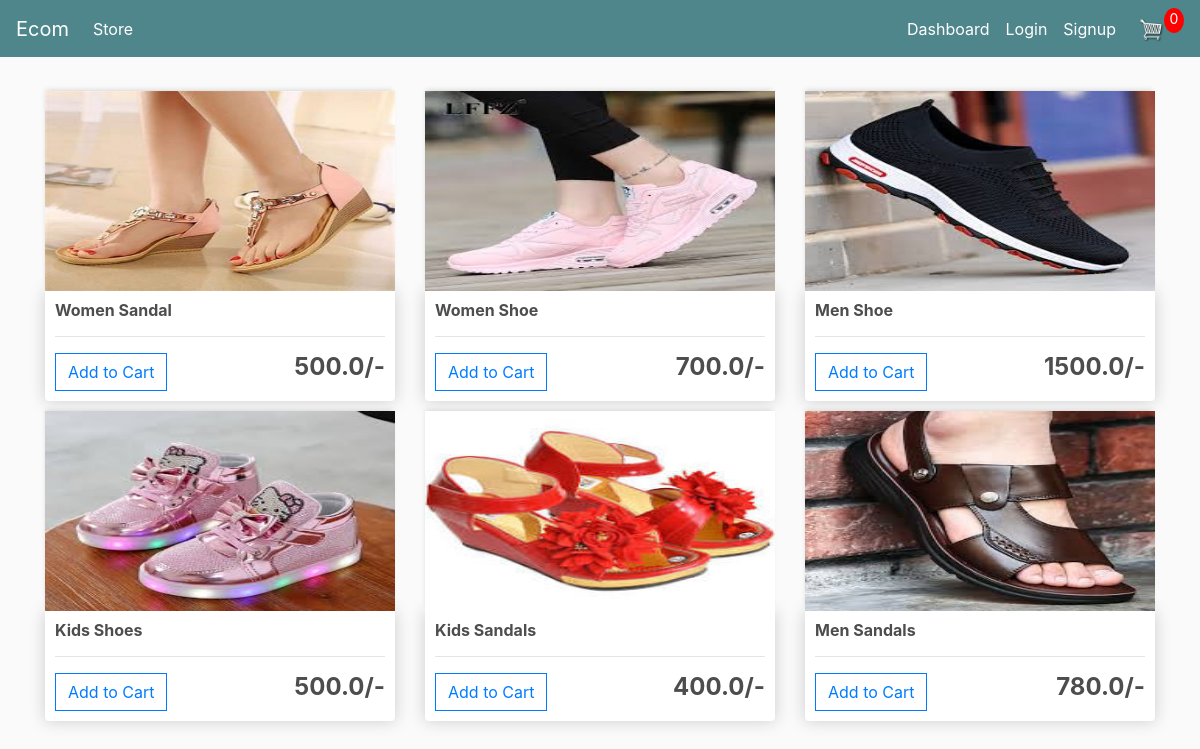
The page / on the database its author committed.
### store/models.py (models this page shows, shortened)
class Product(models.Model):
	name=models.CharField(max_length=200)
	price = models.FloatField()
	digital = models.BooleanField(default=False,null=True,blank=True)
	image = models.ImageField(null=True,blank=True)

### store/views.py (the view)
# urls.py: path('', include('store.urls')),
def store(request):
	products = Product.objects.all()
	context = {'products':products}
	return render(request, 'store/store.html', context)

### store/templates/store/store.html
{% extends 'store/main.html' %}
{% load static %}
{% block content %}
<div class="row">
	{% for product in products %}
		<div class="col-lg-4">
			<img class="thumbnail" src="{{product.image.url}}">
			<div class="box-element product">
				<h6><strong>{{product.name}}</strong></h6>
				<hr>
				<a href="{% url 'log' %}" class="btn btn-outline-primary add-btn">Add to Cart</a>
				<h4 style="display: inline-block; float: right"><strong>{{product.price}}/-</strong></h4>
			</div>
		</div>
		{% endfor %}
	</div>
{% endblock content %}

### store/templates/store/main.html (shortened to what this page needs)
<!DOCTYPE html>
{% load static %}
<html>
    <head>
           <link rel="stylesheet" href="https://stackpath.bootstrapcdn.com/bootstrap/4.4.1/css/bootstrap.min.css">
        <link rel="stylesheet" type="text/css" href="{% static 'css/main.css' %}">
     </head>
     <body>
  </head>
     <nav class="navbar navbar-expand-lg navbar-dark bg-dark">
    <a class="navbar-brand" href="{% url 'store' %}">Ecom</a>
    <div class="collapse navbar-collapse" id="navbarSupportedContent">
      <ul class="navbar-nav mr-auto">
        <li class="nav-item active">
          <a class="nav-link" href="{% url 'store' %}">Store <span class="sr-only">(current)</span></a>
        </li>
       </ul>
      <div class="form-inline my-2 my-lg-0">
        <ul class="navbar-nav mr-auto">
            {% if not user.is_authenticated %}
        <li class="nav-item active">
          <a class="nav-link" href="{% url 'dsh' %}">Dashboard <span class="sr-only">(current)</span></a>
        </li>
        <li class="nav-item active">
          <a class="nav-link" href="{% url 'log' %}">Login <span class="sr-only">(current)</span></a>
        </li>
{% endif %}
        <li class="nav-item active">
          <a class="nav-link" href="{% url 'signup' %}">Signup <span class="sr-only">(current)</span></a>
        </li>
      </ul>
        <a href="{% url 'cart' %}">
          <img  id="cart-icon" src="{% static 'images/cart.png' %}">
        </a>
        <p id="cart-total">0</p>
      </div>
    </div>
  </nav>
     <div class="container">
            <br>
            {% block content %}
            {% endblock content %}
         </div>
     </body>
</html>

### store/static/css/main.css (style rules this page uses)
body { background-color: hsl(0, 0%, 98%); }
h1,h2,h3,h4,h5,h6 { color:hsl(0, 0%, 30%); }
.box-element { box-shadow:hsl(0, 0%, 80%) 0 0 16px; background-color: #fff; border-radius: 4px; padding: 10px; }
.thumbnail { width: 100%; height: 200px; -webkit-box-shadow: -1px -3px 5px -2px rgba(214,214,214,1); -moz-box-shadow: -1px -3px 5px -2px rgba(214,214,214,1); box-shadow: -1px -3px 5px -2px rgba(214,214,214,1); }
.product { border-radius: 0 0 4px 4px; }
.bg-dark { background-color: #4f868c!important; }
#cart-icon { width:25px; display: inline-block; margin-left: 15px; }
#cart-total { display: block; text-align: center; color:#fff; background-color: red; width: 20px; height: 25px; border-radius: 50%; font-size: 14px; }
.col-lg-4, .col-lg-6, .col-lg-8, .col-lg-12 { margin-top: 10px; }
.btn { border-radius: 0; }

### rows shown on the page
Product: image (picture), name "Women Sandal", price "500.0"
Product: image (picture), name "Women Shoe", price "700.0"
Product: image (picture), name "Men Shoe", price "1500.0"
Product: image (picture), name "Kids Shoes", price "500.0"
Product: image (picture), name "Kids Sandals", price "400.0"
Product: image (picture), name "Men Sandals", price "780.0"
